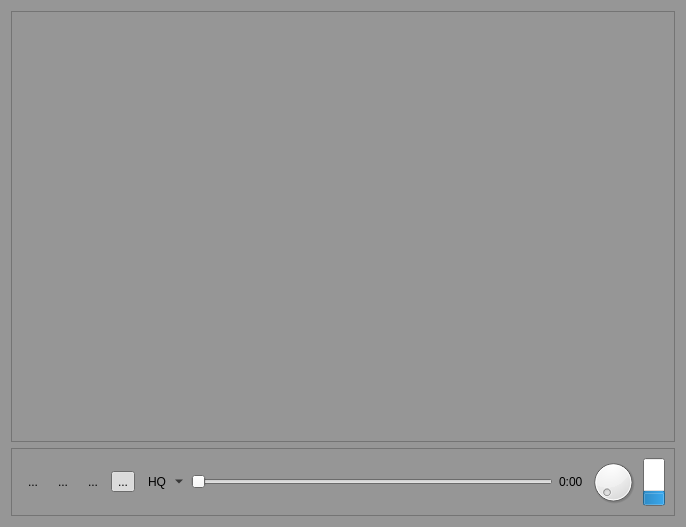
<?xml version="1.0" encoding="UTF-8"?>
<ui version="4.0">
 <class>VideoPlayerWidget</class>
 <widget class="QWidget" name="VideoPlayerWidget">
  <property name="geometry">
   <rect>
    <x>0</x>
    <y>0</y>
    <width>686</width>
    <height>527</height>
   </rect>
  </property>
  <property name="palette">
   <palette>
    <active>
     <colorrole role="Base">
      <brush brushstyle="SolidPattern">
       <color alpha="255">
        <red>255</red>
        <green>255</green>
        <blue>255</blue>
       </color>
      </brush>
     </colorrole>
     <colorrole role="Window">
      <brush brushstyle="SolidPattern">
       <color alpha="255">
        <red>150</red>
        <green>150</green>
        <blue>150</blue>
       </color>
      </brush>
     </colorrole>
    </active>
    <inactive>
     <colorrole role="Base">
      <brush brushstyle="SolidPattern">
       <color alpha="255">
        <red>255</red>
        <green>255</green>
        <blue>255</blue>
       </color>
      </brush>
     </colorrole>
     <colorrole role="Window">
      <brush brushstyle="SolidPattern">
       <color alpha="255">
        <red>150</red>
        <green>150</green>
        <blue>150</blue>
       </color>
      </brush>
     </colorrole>
    </inactive>
    <disabled>
     <colorrole role="Base">
      <brush brushstyle="SolidPattern">
       <color alpha="255">
        <red>150</red>
        <green>150</green>
        <blue>150</blue>
       </color>
      </brush>
     </colorrole>
     <colorrole role="Window">
      <brush brushstyle="SolidPattern">
       <color alpha="255">
        <red>150</red>
        <green>150</green>
        <blue>150</blue>
       </color>
      </brush>
     </colorrole>
    </disabled>
   </palette>
  </property>
  <property name="windowTitle">
   <string>Form</string>
  </property>
  <layout class="QVBoxLayout" name="main_layout">
   <item>
    <widget class="QFrame" name="top_frame">
     <property name="sizePolicy">
      <sizepolicy hsizetype="Preferred" vsizetype="Expanding">
       <horstretch>0</horstretch>
       <verstretch>0</verstretch>
      </sizepolicy>
     </property>
     <property name="frameShape">
      <enum>QFrame::StyledPanel</enum>
     </property>
     <property name="frameShadow">
      <enum>QFrame::Raised</enum>
     </property>
     <layout class="QVBoxLayout" name="top_frame_layout"/>
    </widget>
   </item>
   <item>
    <widget class="QFrame" name="bottom_frame">
     <property name="sizePolicy">
      <sizepolicy hsizetype="Preferred" vsizetype="Minimum">
       <horstretch>0</horstretch>
       <verstretch>0</verstretch>
      </sizepolicy>
     </property>
     <property name="frameShape">
      <enum>QFrame::StyledPanel</enum>
     </property>
     <property name="frameShadow">
      <enum>QFrame::Raised</enum>
     </property>
     <layout class="QHBoxLayout" name="bottom_frame_layout">
      <item>
       <widget class="QToolButton" name="bn_play">
        <property name="text">
         <string>...</string>
        </property>
        <property name="icon">
         <iconset>
          <normaloff>../resource/icons/ic_play_arrow_black_48dp.png</normaloff>../resource/icons/ic_play_arrow_black_48dp.png</iconset>
        </property>
        <property name="iconSize">
         <size>
          <width>32</width>
          <height>32</height>
         </size>
        </property>
        <property name="autoRaise">
         <bool>true</bool>
        </property>
       </widget>
      </item>
      <item>
       <widget class="QToolButton" name="bn_pause">
        <property name="text">
         <string>...</string>
        </property>
        <property name="icon">
         <iconset>
          <normaloff>../resource/icons/ic_pause_black_24dp.png</normaloff>../resource/icons/ic_pause_black_24dp.png</iconset>
        </property>
        <property name="iconSize">
         <size>
          <width>32</width>
          <height>32</height>
         </size>
        </property>
        <property name="autoRaise">
         <bool>true</bool>
        </property>
       </widget>
      </item>
      <item>
       <widget class="QToolButton" name="bn_stop">
        <property name="text">
         <string>...</string>
        </property>
        <property name="icon">
         <iconset>
          <normaloff>../resource/icons/ic_stop_black_24dp.png</normaloff>../resource/icons/ic_stop_black_24dp.png</iconset>
        </property>
        <property name="iconSize">
         <size>
          <width>32</width>
          <height>32</height>
         </size>
        </property>
        <property name="autoRaise">
         <bool>true</bool>
        </property>
       </widget>
      </item>
      <item>
       <widget class="QToolButton" name="bn_mute">
        <property name="text">
         <string>...</string>
        </property>
        <property name="icon">
         <iconset>
          <normaloff>../resource/icons/ic_volume_up_black_48dp.png</normaloff>
          <normalon>../resource/icons/ic_volume_off_black_48dp.png</normalon>../resource/icons/ic_volume_up_black_48dp.png</iconset>
        </property>
        <property name="iconSize">
         <size>
          <width>32</width>
          <height>32</height>
         </size>
        </property>
        <property name="checkable">
         <bool>true</bool>
        </property>
        <property name="checked">
         <bool>true</bool>
        </property>
        <property name="autoRaise">
         <bool>true</bool>
        </property>
       </widget>
      </item>
      <item>
       <widget class="QToolButton" name="bn_quality">
        <property name="text">
         <string>HQ</string>
        </property>
        <property name="icon">
         <iconset>
          <normaloff>../resource/icons/ic_high_quality_black_48dp.png</normaloff>../resource/icons/ic_high_quality_black_48dp.png</iconset>
        </property>
        <property name="iconSize">
         <size>
          <width>32</width>
          <height>32</height>
         </size>
        </property>
        <property name="popupMode">
         <enum>QToolButton::MenuButtonPopup</enum>
        </property>
        <property name="autoRaise">
         <bool>true</bool>
        </property>
        <property name="arrowType">
         <enum>Qt::NoArrow</enum>
        </property>
       </widget>
      </item>
      <item>
       <widget class="QSlider" name="progress">
        <property name="orientation">
         <enum>Qt::Horizontal</enum>
        </property>
       </widget>
      </item>
      <item>
       <widget class="QLabel" name="lb_time">
        <property name="text">
         <string>0:00</string>
        </property>
        <property name="textFormat">
         <enum>Qt::AutoText</enum>
        </property>
        <property name="margin">
         <number>2</number>
        </property>
       </widget>
      </item>
      <item>
       <widget class="QDial" name="volume">
        <property name="sizePolicy">
         <sizepolicy hsizetype="Minimum" vsizetype="Minimum">
          <horstretch>0</horstretch>
          <verstretch>0</verstretch>
         </sizepolicy>
        </property>
        <property name="minimumSize">
         <size>
          <width>48</width>
          <height>48</height>
         </size>
        </property>
        <property name="maximumSize">
         <size>
          <width>48</width>
          <height>48</height>
         </size>
        </property>
        <property name="maximum">
         <number>100</number>
        </property>
        <property name="singleStep">
         <number>5</number>
        </property>
        <property name="pageStep">
         <number>5</number>
        </property>
        <property name="orientation">
         <enum>Qt::Horizontal</enum>
        </property>
       </widget>
      </item>
      <item>
       <widget class="QProgressBar" name="buffer">
        <property name="sizePolicy">
         <sizepolicy hsizetype="Fixed" vsizetype="Minimum">
          <horstretch>0</horstretch>
          <verstretch>0</verstretch>
         </sizepolicy>
        </property>
        <property name="maximumSize">
         <size>
          <width>48</width>
          <height>48</height>
         </size>
        </property>
        <property name="value">
         <number>24</number>
        </property>
        <property name="textVisible">
         <bool>false</bool>
        </property>
        <property name="orientation">
         <enum>Qt::Vertical</enum>
        </property>
       </widget>
      </item>
     </layout>
    </widget>
   </item>
  </layout>
 </widget>
 <resources/>
 <connections/>
</ui>
